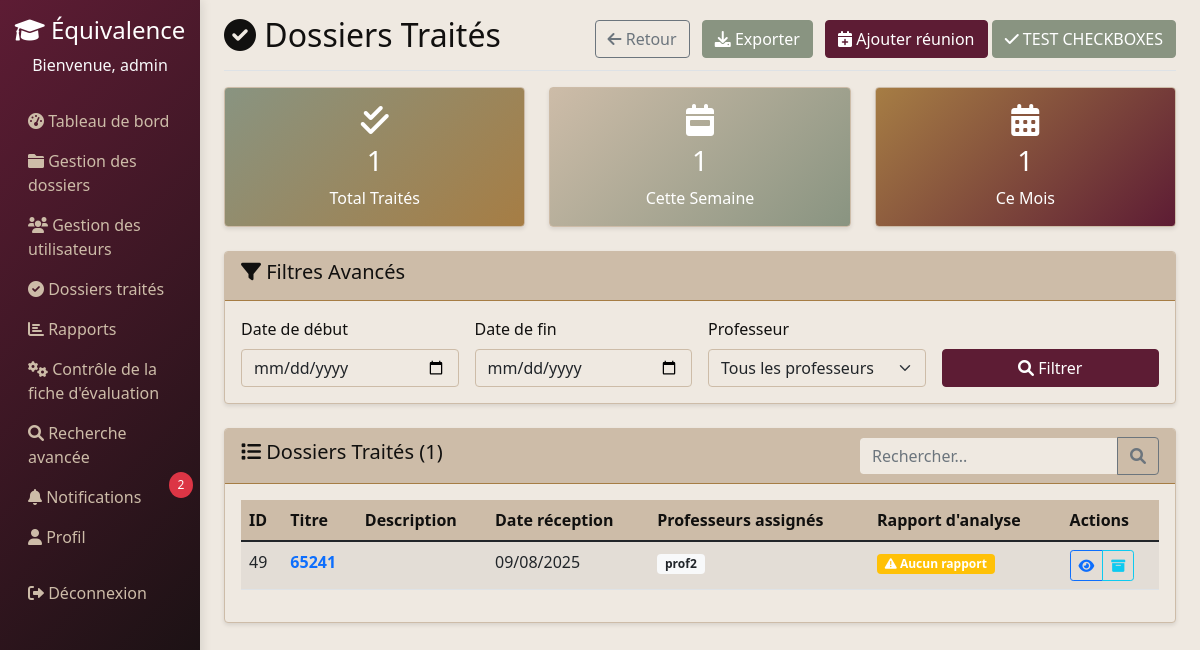
The app's page /dossiers/traites/ (signed in) with its own data.
### users/models.py (models this page shows, shortened)
class CustomUser(AbstractUser):
    ADMIN = 'admin'
    PROFESSEUR = 'professeur'
    ROLE_CHOICES = [
        (ADMIN, 'Administrateur'),
        (PROFESSEUR, 'Professeur'),
    ]
    role = models.CharField(max_length=20, choices=ROLE_CHOICES, default=ADMIN)

### dossiers/models.py (models this page shows, shortened)
class Notification(models.Model):
    TYPES = [
        ('affectation', 'Affectation de dossier'),
        ('traitement', 'Traitement terminé'),
        ('evaluation', 'Nouvelle évaluation'),
        ('system', 'Notification système'),
        ('retour', 'Retour à l\'admin'),
        ('renvoi', 'Renvoyer au professeur'),
    ]
    destinataire = models.ForeignKey(CustomUser, on_delete=models.CASCADE, related_name='notifications')
    type_notification = models.CharField(max_length=20, choices=TYPES)
    titre = models.CharField(max_length=255)
    message = models.TextField()
    dossier = models.ForeignKey(Dossier, on_delete=models.CASCADE, null=True, blank=True)
    date_creation = models.DateTimeField(auto_now_add=True)
    lu = models.BooleanField(default=False)
    class Meta:
        ordering = ['-date_creation']

class Dossier(models.Model):
    STATUT_CHOICES = [
        ('non_traite', 'Non traité'),
        ('en_cours', 'En cours'),
        ('traite', 'Traité'),
        ('archive', 'Archivé'),
    ]
    titre = models.CharField(max_length=255)
    description = models.TextField(blank=True)
    date_reception = models.DateField(auto_now_add=True)
    statut = models.CharField(max_length=20, choices=STATUT_CHOICES, default='non_traite')
    professeurs = models.ManyToManyField(settings.AUTH_USER_MODEL, related_name='dossiers_attribues', blank=True)

### dossiers/views.py (the view)
# urls.py: path('traites/', views.dossiers_traites, name='dossiers_traites'),
@login_required
def dossiers_traites(request):
    if request.user.role != 'admin':
        messages.error(request, "Accès non autorisé")
        return redirect('dossiers:dashboard')
    dossiers_traites = Dossier.objects.filter(statut='traite').order_by('-id')
    professeurs = CustomUser.objects.filter(role='professeur')
    date_debut = request.GET.get('date_debut')
    date_fin = request.GET.get('date_fin')
    professeur_filter = request.GET.get('professeur')
    if date_debut:
        dossiers_traites = dossiers_traites.filter(date_reception__gte=date_debut)
    if date_fin:
        dossiers_traites = dossiers_traites.filter(date_reception__lte=date_fin)
    if professeur_filter:
        dossiers_traites = dossiers_traites.filter(professeurs__id=professeur_filter)
    total_traites = Dossier.objects.filter(statut='traite').count()
    traites_ce_mois = Dossier.objects.filter(statut='traite', date_reception__month=timezone.now().month).count()
    traites_ce_semaine = Dossier.objects.filter(statut='traite', date_reception__gte=timezone.now() - timezone.timedelta(days=7)).count()
    context = {
        'dossiers': dossiers_traites,
        'professeurs': professeurs,
        'total_traites': total_traites,
        'traites_ce_mois': traites_ce_mois,
        'traites_ce_semaine': traites_ce_semaine,
    }
    return render(request, 'dossiers/dossiers_traites.html', context)

### templates/dossiers/dossiers_traites.html (shortened to what this page needs)
{% extends 'base.html' %}
{% block content %}
<div class="d-flex justify-content-between flex-wrap flex-md-nowrap align-items-center pt-3 pb-2 mb-3 border-bottom">
    <h1 class="h2"><i class="fas fa-check-circle"></i> Dossiers Traités</h1>
    <div>
        <a href="{% url 'dossiers:admin_dossiers' %}" class="btn btn-outline-secondary me-2">
            <i class="fas fa-arrow-left"></i> Retour
        </a>
        <button class="btn btn-success me-2" onclick="exporterDonnees()">
            <i class="fas fa-download"></i> Exporter
        </button>
        <button class="btn btn-primary" onclick="window.location.href='/dossiers/dossiers-traites/creer-reunion-form/?dossiers_ids=1,2,3'">
            <i class="fas fa-calendar-plus"></i> Ajouter réunion
        </button>
        <button class="btn btn-success" onclick="alert('TEST'); showCheckboxes();">
            <i class="fas fa-check"></i> TEST CHECKBOXES
        </button>
    </div>
</div>
<div class="row mb-4">
    <div class="col-md-4">
        <div class="card text-white" style="background: linear-gradient(135deg, var(--color-sage-green) 0%, var(--color-muted-gold) 100%);">
            <div class="card-body text-center">
                <i class="fas fa-check-double fa-2x mb-2"></i>
                <h3 class="card-title">{{ total_traites }}</h3>
                <p class="card-text">Total Traités</p>
            </div>
        </div>
    </div>
    <div class="col-md-4">
        <div class="card text-white" style="background: linear-gradient(135deg, var(--color-light-taupe) 0%, var(--color-sage-green) 100%);">
            <div class="card-body text-center">
                <i class="fas fa-calendar-week fa-2x mb-2"></i>
                <h3 class="card-title">{{ traites_ce_semaine }}</h3>
                <p class="card-text">Cette Semaine</p>
            </div>
        </div>
    </div>
    <div class="col-md-4">
        <div class="card text-white" style="background: linear-gradient(135deg, var(--color-muted-gold) 0%, var(--color-dark-maroon) 100%);">
            <div class="card-body text-center">
                <i class="fas fa-calendar-alt fa-2x mb-2"></i>
                <h3 class="card-title">{{ traites_ce_mois }}</h3>
                <p class="card-text">Ce Mois</p>
            </div>
        </div>
    </div>
</div>
<div class="card mb-4">
    <div class="card-header">
        <h5><i class="fas fa-filter"></i> Filtres Avancés</h5>
    </div>
    <div class="card-body">
        <form method="get" class="row g-3">
            <div class="col-md-3">
                <label for="date_debut" class="form-label">Date de début</label>
                <input type="date" class="form-control" id="date_debut" name="date_debut" value="{{ request.GET.date_debut }}">
            </div>
            <div class="col-md-3">
                <label for="date_fin" class="form-label">Date de fin</label>
                <input type="date" class="form-control" id="date_fin" name="date_fin" value="{{ request.GET.date_fin }}">
            </div>
            <div class="col-md-3">
                <label for="professeur" class="form-label">Professeur</label>
                <select class="form-select" id="professeur" name="professeur">
                    <option value="">Tous les professeurs</option>
                </select>
            </div>
            <div class="col-md-3">
                <label class="form-label">&nbsp;</label>
                <div class="d-grid">
                    <button type="submit" class="btn btn-primary">
                        <i class="fas fa-search"></i> Filtrer
                    </button>
                </div>
            </div>
        </form>
    </div>
</div>
<div class="card">
    <div class="card-header d-flex justify-content-between align-items-center">
        <h5><i class="fas fa-list"></i> Dossiers Traités ({{ dossiers.count }})</h5>
        <div class="input-group" style="width: 300px;">
            <input type="text" class="form-control" placeholder="Rechercher..." id="searchInput">
            <button class="btn btn-outline-secondary" type="button">
                <i class="fas fa-search"></i>
            </button>
        </div>
    </div>
    <div class="card-body">
        {% if dossiers %}
            <div class="table-responsive">
                <table class="table table-striped" id="dossiersTable">
                    <thead>
                        <tr>
                            <th>ID</th>
                            <th>Titre</th>
                            <th>Description</th>
                            <th>Date réception</th>
                            <th>Professeurs assignés</th>
                            <th>Rapport d'analyse</th>
                            <th>Actions</th>
                        </tr>
                    </thead>
                    <tbody>
                        {% for dossier in dossiers %}
                        <tr>
                            <td>{{ dossier.id }}</td>
                            <td>
                                <a href="{% url 'dossiers:dossier_detail' dossier.id %}" class="text-decoration-none fw-bold">
                                    {{ dossier.titre }}
                                </a>
                            </td>
                            <td>
                            </td>
                            <td>{{ dossier.date_reception|date:"d/m/Y" }}</td>
                            <td>
                                {% for professeur in dossier.professeurs.all %}
                                    <span class="badge bg-light text-dark me-1">{{ professeur.username }}</span>
                                {% empty %}
                                    <span class="text-muted">Aucun professeur assigné</span>
                                {% endfor %}
                            </td>
                            <td>
                                {% if dossier.rapport %}
                                    <span class="badge bg-success">
                                        <i class="fas fa-file-alt"></i> Rapport disponible
                                    </span>
                                {% else %}
                                    <span class="badge bg-warning">
                                        <i class="fas fa-exclamation-triangle"></i> Aucun rapport
                                    </span>
                                {% endif %}
                            </td>
                            <td>
                                <div class="btn-group" role="group">
                                    <a href="{% url 'dossiers:dossier_detail' dossier.id %}" class="btn btn-sm btn-outline-primary" title="Voir">
                                        <i class="fas fa-eye"></i>
                                    </a>
                                    <button class="btn btn-sm btn-outline-info archiver-btn" data-dossier-id="{{ dossier.id }}" title="Archiver">
                                        <i class="fas fa-archive"></i>
                                    </button>
                                </div>
                            </td>
                        </tr>
                        {% endfor %}
                    </tbody>
                </table>
            </div>
        {% endif %}
    </div>
</div>
{% endblock %}

### templates/base.html (shortened to what this page needs)
{% load static %}
<!DOCTYPE html>
<html lang="fr">
<head>
    <link href="https://cdn.jsdelivr.net/npm/bootstrap@5.1.3/dist/css/bootstrap.min.css" rel="stylesheet">
    <link href="https://cdnjs.cloudflare.com/ajax/libs/font-awesome/6.0.0/css/all.min.css" rel="stylesheet">
</head>
<body>
    {% if user.is_authenticated %}
    <div class="container-fluid">
        <div class="row">
            <nav class="col-md-3 col-lg-2 d-md-block sidebar collapse">
                <div class="position-sticky pt-3">
                    <div class="text-center mb-4">
                        <h4 class="text-white"><i class="fas fa-graduation-cap"></i> Équivalence</h4>
                        <p class="text-light">Bienvenue, {{ user.username }}</p>
                    </div>
                    <ul class="nav flex-column">
                        <li class="nav-item">
                            <a class="nav-link" href="{% url 'dossiers:dashboard' %}">
                                <i class="fas fa-tachometer-alt"></i> Tableau de bord
                            </a>
                        </li>
                        {% if user.role == 'admin' %}
                        <li class="nav-item">
                            <a class="nav-link" href="{% url 'dossiers:gestion_dossiers' %}">
                                <i class="fas fa-folder"></i> Gestion des dossiers
                            </a>
                        </li>
                        <li class="nav-item">
                            <a class="nav-link" href="{% url 'users:gestion_utilisateurs' %}">
                                <i class="fas fa-users"></i> Gestion des utilisateurs
                            </a>
                        </li>
                        <li class="nav-item">
                            <a class="nav-link" href="{% url 'dossiers:dossiers_traites_admin' %}">
                                <i class="fas fa-check-circle"></i> Dossiers traités
                            </a>
                        </li>
                        <li class="nav-item">
                            <a class="nav-link" href="{% url 'dossiers:rapports_statistiques' %}">
                                <i class="fas fa-chart-bar"></i> Rapports
                            </a>
                        </li>
                        <li class="nav-item">
                            <a class="nav-link" href="{% url 'dossiers:controle_fiche_evaluation' %}">
                                <i class="fas fa-cogs"></i> Contrôle de la fiche d'évaluation
                            </a>
                        </li>
                        {% else %}
                        <li class="nav-item">
                            <a class="nav-link" href="{% url 'dossiers:professeur_dossiers' %}">
                                <i class="fas fa-folder-open"></i> Mes dossiers
                            </a>
                        </li>
                        {% endif %}
                        <li class="nav-item">
                            <a class="nav-link" href="{% url 'dossiers:recherche_avancee' %}">
                                <i class="fas fa-search"></i> Recherche avancée
                            </a>
                        </li>
                        <li class="nav-item">
                            <a class="nav-link position-relative" href="{% url 'dossiers:notifications' %}">
                                <i class="fas fa-bell"></i> Notifications
                                {% if user.notifications.all %}
                                <span class="notification-badge">{{ user.notifications.all|length }}</span>
                                {% endif %}
                            </a>
                        </li>
                        <li class="nav-item">
                            <a class="nav-link" href="{% url 'users:profile' %}">
                                <i class="fas fa-user"></i> Profil
                            </a>
                        </li>
                        <li class="nav-item mt-3">
                            <a class="nav-link text-danger" href="{% url 'logout' %}">
                                <i class="fas fa-sign-out-alt"></i> Déconnexion
                            </a>
                        </li>
                    </ul>
                </div>
            </nav>
            <main class="col-md-9 ms-sm-auto col-lg-10 px-md-4">
                {% block content %}{% endblock %}
            </main>
        </div>
    </div>
    {% else %}
        {% block login_content %}{% endblock %}
    {% endif %}
</body>
</html>

### records on screen
CustomUser: username "admin", notifications.all|length "2"
Dossier: id "49", titre "65241", date_reception "09/08/2025", shows "Aucun rapport"
CustomUser: username "prof2"

### other values on screen
{{ total_traites }} "1"
{{ traites_ce_semaine }} "1"
{{ traites_ce_mois }} "1"
{{ dossiers.count }} "1"
